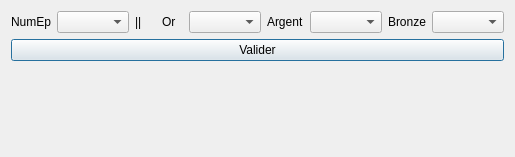
<?xml version="1.0" encoding="UTF-8"?>
<ui version="4.0">
 <class>fct_part_3_2</class>
 <widget class="QDialog" name="fct_part_3_2">
  <property name="geometry">
   <rect>
    <x>0</x>
    <y>0</y>
    <width>515</width>
    <height>157</height>
   </rect>
  </property>
  <property name="windowTitle">
   <string>Sportifs d'un pays et un équipe</string>
  </property>
  <property name="windowIcon">
   <iconset>
    <normaloff>../../../../../../../342px-Olympic_rings_without_rims.svg.png</normaloff>../../../../../../../342px-Olympic_rings_without_rims.svg.png</iconset>
  </property>
  <layout class="QVBoxLayout" name="verticalLayout">
   <item>
    <layout class="QHBoxLayout" name="horizontalLayout">
     <item alignment="Qt::AlignHCenter">
      <widget class="QLabel" name="label">
       <property name="text">
        <string>NumEp</string>
       </property>
      </widget>
     </item>
     <item>
      <widget class="QComboBox" name="comboBox_part_3_2_numEp"/>
     </item>
     <item>
      <widget class="QLabel" name="label_5">
       <property name="text">
        <string>||</string>
       </property>
      </widget>
     </item>
     <item>
      <widget class="QLabel" name="label_2">
       <property name="text">
        <string>Or</string>
       </property>
      </widget>
     </item>
     <item>
      <widget class="QComboBox" name="comboBox_part_3_2_or"/>
     </item>
     <item>
      <widget class="QLabel" name="label_3">
       <property name="text">
        <string>Argent</string>
       </property>
      </widget>
     </item>
     <item>
      <widget class="QComboBox" name="comboBox_part_3_2_argent"/>
     </item>
     <item>
      <widget class="QLabel" name="label_4">
       <property name="text">
        <string>Bronze</string>
       </property>
      </widget>
     </item>
     <item>
      <widget class="QComboBox" name="comboBox_part_3_2_bronze"/>
     </item>
    </layout>
   </item>
   <item>
    <widget class="QPushButton" name="pushButton">
     <property name="text">
      <string>Valider</string>
     </property>
    </widget>
   </item>
   <item>
    <widget class="QLabel" name="label_part_3_2">
     <property name="text">
      <string/>
     </property>
     <property name="alignment">
      <set>Qt::AlignCenter</set>
     </property>
    </widget>
   </item>
  </layout>
 </widget>
 <resources/>
 <connections>
  <connection>
   <sender>comboBox_part_3_2_numEp</sender>
   <signal>currentTextChanged(QString)</signal>
   <receiver>fct_part_3_2</receiver>
   <slot>initialiserInscrits()</slot>
   <hints>
    <hint type="sourcelabel">
     <x>178</x>
     <y>78</y>
    </hint>
    <hint type="destinationlabel">
     <x>429</x>
     <y>27</y>
    </hint>
   </hints>
  </connection>
  <connection>
   <sender>pushButton</sender>
   <signal>clicked()</signal>
   <receiver>fct_part_3_2</receiver>
   <slot>insertResult()</slot>
   <hints>
    <hint type="sourcelabel">
     <x>388</x>
     <y>167</y>
    </hint>
    <hint type="destinationlabel">
     <x>531</x>
     <y>141</y>
    </hint>
   </hints>
  </connection>
 </connections>
 <slots>
  <slot>initialiserInscrits()</slot>
  <slot>insertResult()</slot>
 </slots>
</ui>
